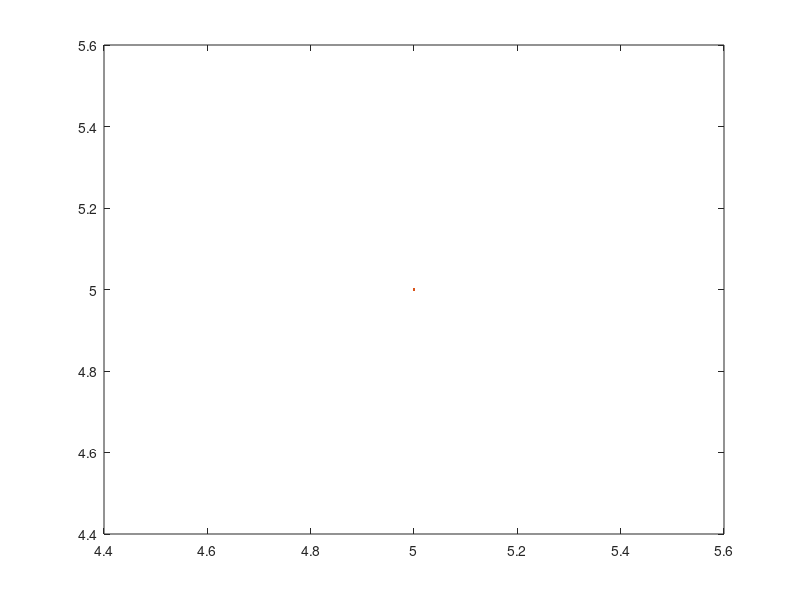

Write the MATLAB code that produced this figure.
%%Hw 3 Problem 1 from Kincaid and Chaney Ch 8.3
%%Amie Demmel
%%2/5/15
%
%RK_order4.m
%This script impliments the Runge-Kutta Method order 4 for some function as %as defined in func1.m file.  The true solution is defined in true.m file.
%h is allowed to be pos or neg; to step up or down with inital value t %defined as either the upper or lower bound as needed

%Initilize values
a=input('Enter lower bound : ');
b=input('Enter upper bound : ');
h=input('step-size : ');
%t0=input('inital t value : ');
x0=input('inital x value : ');


%if h is negative, then inital t value is upper bound; h pos, iv is lower b
if h < 0
   t0=b;
   t1=t0:h:a;
else
   t0=a;
   t1=t0:h:b;
end

n = (b-a)/abs(h) + 1;

%initalize vectors
true=zeros(1,n);
true(1)=x0;
x = zeros(1,n);
x(1)=x0;

%Calculate the F1,F2,F3,F4 to get next step and the true sol(if known)
t=t0;
for i=1:n-1

    F1 = h*func1(t,x(i));
    F2 = h*func1(t+.5*h,x(i)+.5*F1);
    F3 = h*func1(t+.5*h,x(i)+.5*F2);
    F4 = h*func1(t+h,x(i)+F3);

    x(i+1)=x(i)+(F1 + 2*F2 + 2*F3 + F4)/6;
    t=t+h;

    true(i+1)=tr(t);
end


%calculate error, and norm of error, plot solution and true(if known)
error=abs(x-true);
nerror=norm(error)

plot(t1,x,t1,true)
